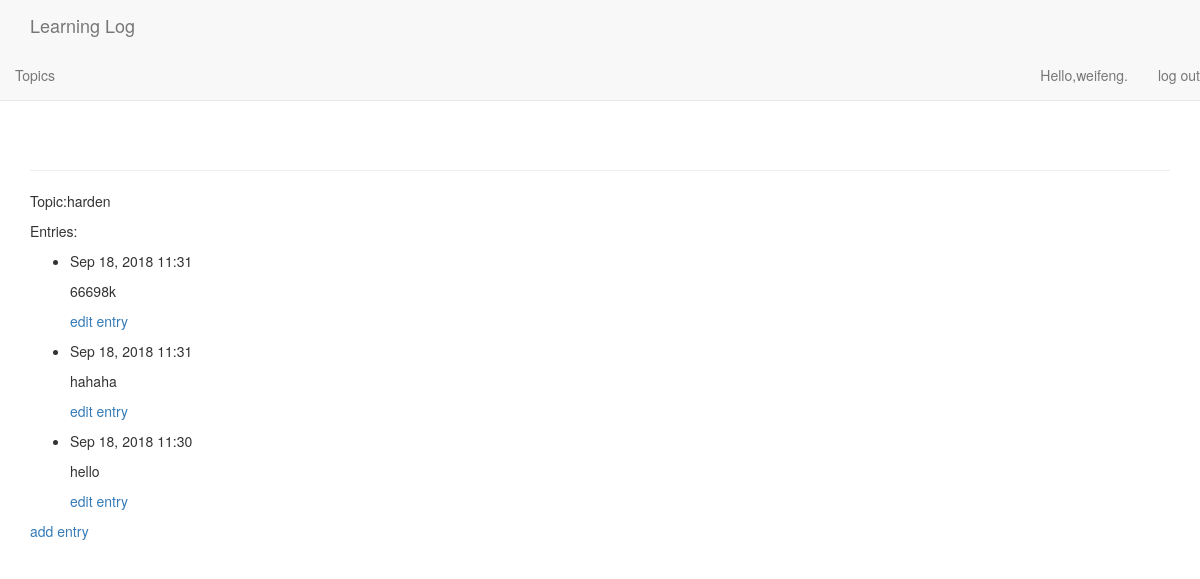
The page /topics/3/ (signed in) on the database its author committed.
### learning_logs/models.py (models this page shows, shortened)
class Topic(models.Model):
    text = models.CharField(max_length=200)
    date_added = models.DateTimeField(auto_now_add=True)
    owner = models.ForeignKey(User,on_delete=models.Case)
    def __str__(self):
        return self.text

class Entry(models.Model):
    topic = models.ForeignKey(Topic,on_delete=models.CASCADE)
    text = models.TextField()
    date_added = models.DateTimeField(auto_now_add=True)
    class Meta:
        verbose_name_plural = 'entries'

### learning_logs/views.py (the view)
# urls.py: url(r'^topics/(?P<topic_id>\d+)/$',views.topic,name='topic'),
@login_required
def topic(request,topic_id):
    topic = Topic.objects.get(id=topic_id)
    if topic.owner != request.user:
        raise Http404
    entries = topic.entry_set.order_by('-date_added')
    context = {'topic': topic,'entries': entries}
    return render(request,'learning_logs/topic.html',context)

### learning_logs/templates/learning_logs/topic.html (shortened to what this page needs)
<!DOCTYPE html>
<html lang="en">
<head>
</head>
<body>
{% extends 'learning_logs/base.html' %}
{% block content %}
    <p>Topic:{{ topic }}</p>
    <p>Entries:</p>
    <ul>
    {% for entry in entries %}
        <li>
            <p>{{entry.date_added|date:'M d, Y H:i'}}</p>
            <p>{{entry.text|linebreaks}}</p>
            <p>
                <a href="{% url 'learning_logs:edit_entry' entry.id %}">edit entry</a>
            </p>
        </li>
    {% empty %}
        <li>
            There are no entries for this topic yet.
        </li>
    {% endfor %}
    </ul>
    <p>
        <a href="{% url 'learning_logs:new_entry' topic.id %}">add entry</a>
    </p>
{% endblock content %}

### learning_logs/templates/learning_logs/base.html (shortened to what this page needs)
<!DOCTYPE html>
<html lang="en">
<head>
    {% load bootstrap3 %}
    {% bootstrap_css %}
</head>
<body>
    <nav class="navbar navbar-default navbar-static-top">
        <div class="container">
            <div class="navbar-header">
                <a class="navbar-brand" href="{% url 'learning_logs:index' %}">Learning Log</a>
            </div>
        </div>
        <div id="navbar" class="navbar-collapse collapse">
            <ul class="nav navbar-nav">
                <li><a href="{% url 'learning_logs:topics' %}">Topics</a></li>
            </ul>
            <ul class="nav navbar-nav navbar-right">
                {% if user.is_authenticated %}
                    <li><a>Hello,{{ user.username }}.</a></li>
                    <li><a href="{% url 'users:logout' %}">log out</a></li>
                {% else %}
                    <li><a href="{% url 'users:register' %}">register</a></li>
                    <li><a href="{% url 'users:login' %}">log in</a></li>
                {% endif %}
            </ul>
        </div>
    </nav>
    <div class="container">
        <div class="page-header">
        </div>
        <div>
           {% block content %}{% endblock content %}
        </div>
    </div>
</body>
</html>

### rows shown on the page
Topic: text "harden"
Entry: date_added "Sep 18, 2018 11:31", text "66698k"
Entry: date_added "Sep 18, 2018 11:31", text "hahaha"
Entry: date_added "Sep 18, 2018 11:30", text "hello"

### other values the page prints
{{ user.username }} "weifeng"
